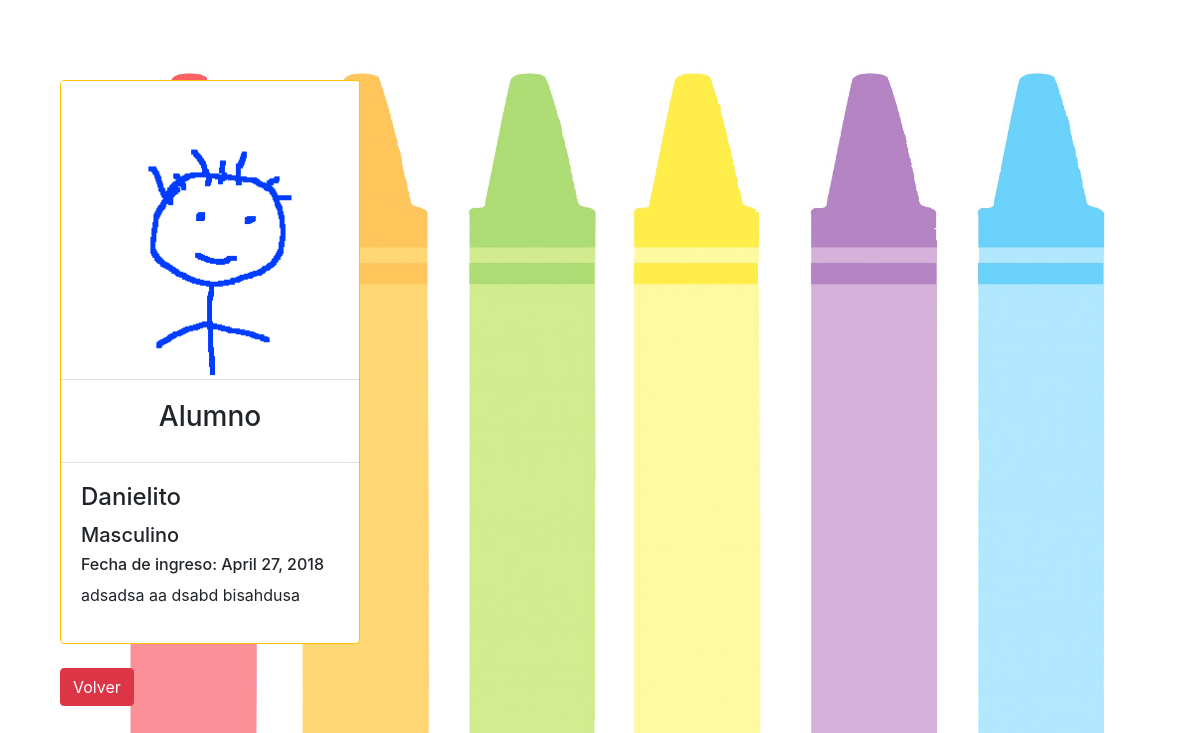
/detalles/1, run on the app's committed database.
### alumnos/models.py (models this page shows, shortened)
class alumnos(models.Model):
    alu_nombre = models.CharField(max_length = 400)
    alu_genero = models.CharField(max_length = 10,default="Masculino")
    alu_tutores = models.ManyToManyField(Tutor)
    alu_vigente = models.BooleanField(default = True)
    alu_fechaIngreso = models.DateField(auto_now_add = True, null=True)
    alu_observaciones = models.CharField(max_length = 2000, null=True)
    alu_foto = models.ImageField(upload_to='media/fotosAlu', null=True, default='media/default/default.jpeg')
    slug = models.SlugField(max_length=24, default=''.join(random.SystemRandom().choice(string.ascii_uppercase + string.digits) for _ in range(24)))

### alumnos/views.py (the view)
# urls.py: path('detalles/<slug:slug>', Detail_Alumno.as_view()),
class Detail_Alumno(DetailView):
    template_name="alumnos/detalleAlumno.html"
    model = alumnos

### templates/alumnos/detalleAlumno.html (shortened to what this page needs)
{% extends "base.html" %}
{% block content %}
<div class="container">
<div class="mt-4 mb-4 card border rounded border-warning" style="max-width:300px">
<img src="{{ object.alu_foto.url }}" class="card-img-top border-bottom"/>
    <div class="card-body border-bottom">
<h3 class="form-label text-center">Alumno</h3>
    </div>
    <div class="card-body">
        <div class="form-inline form-group">
            <h4 class="card-title">{{object.alu_nombre}}</h4>
            <h5 class="w-100"> {{object.alu_genero}}</h5>
            <h6>Fecha de ingreso: {{object.alu_fechaIngreso}}</h6>
            <p class="card-text">{{object.alu_observaciones}}</p>
        </div>
    </div>
</div>
<button class="btn btn-danger" onclick="window.location.href = '/alumnos/detalles'">Volver</button>
</div>
{% endblock %}

### alumnos/static/css/offcanvas.css (style rules this page uses)
html, body { overflow-x: hidden; }
body { padding-top: 56px; }
.border-bottom { border-bottom: 1px solid #e5e5e5; }

### data on the page
alumnos: alu_foto (picture), alu_nombre "Danielito", alu_genero "Masculino", alu_fechaIngreso "April 27, 2018", alu_observaciones "adsadsa aa dsabd bisahdusa"
